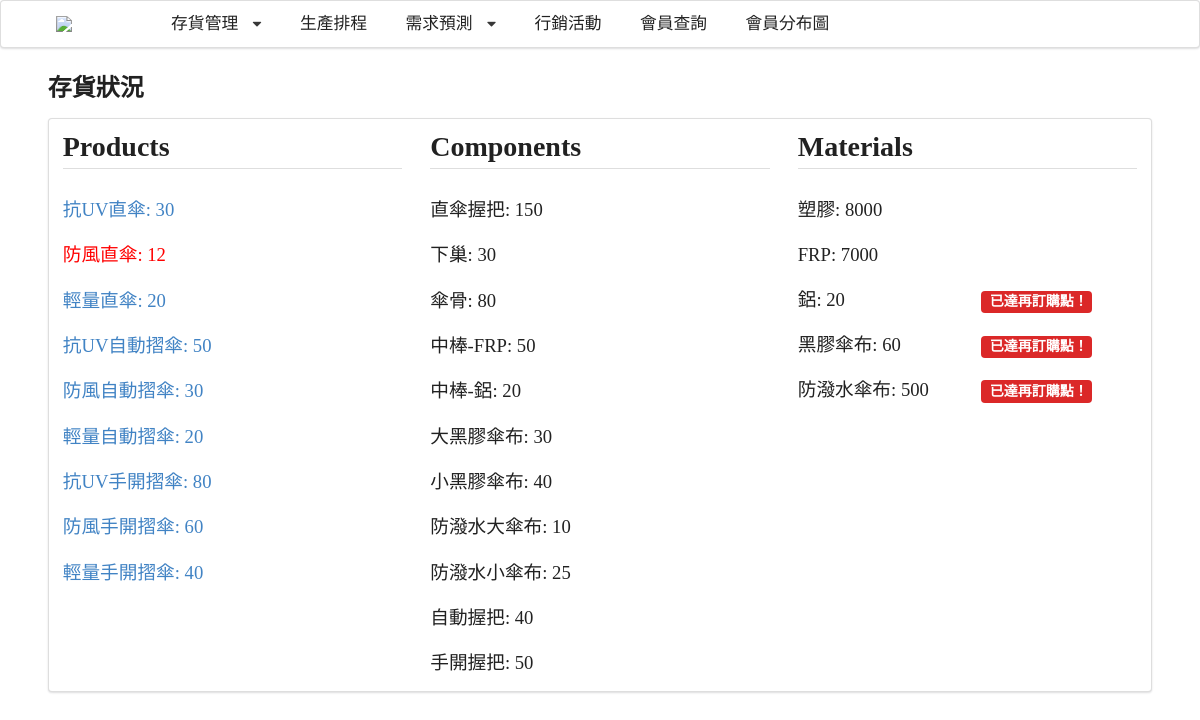
Screenshot of /inventory/ with the database file from the repository.
### apps/inventory/models.py (models this page shows, shortened)
class Product(models.Model):
    number = models.PositiveIntegerField(blank=True, null=True)
    UV = '抗UV'
    WIND = '防風'
    LIGHT = '輕量'
    FEATURE_CHOICES = (
        (UV, '抗UV'),
        (WIND, '防風'),
        (LIGHT, '輕量')
    )
    u_feature = models.CharField(
        max_length=50,
        choices=FEATURE_CHOICES,
        null=True,
    )
    STRAIGHT = '直傘'
    AUTO_F = '自動摺傘'
    MANUAL_F = '手開摺傘'
    TYPE_CHOICES = (
        (STRAIGHT, '直傘'),
        (AUTO_F, '自動摺傘'),
        (MANUAL_F, '手開摺傘')
    )
    u_type = models.CharField(
        max_length=50,
        choices=TYPE_CHOICES,
        null=True,
    )
    inventory = models.PositiveIntegerField(blank=True, null=True)
    price = models.PositiveIntegerField(blank=True, null=True)
    level =  models.PositiveIntegerField(blank=True, null=True)
    components_required = models.ManyToManyField(Component, blank=True)
    @property
    def name(self):
        return '{}{}'.format(self.u_feature, self.u_type)

class Component(models.Model):
    number = models.PositiveIntegerField(blank=True, null=True)
    number_needed = models.PositiveIntegerField(blank=True, null=True)
    name = models.CharField(max_length=30, null=True)
    inventory = models.PositiveIntegerField(blank=True, null=True)
    level =  models.PositiveIntegerField(blank=True, null=True)
    required_material = models.ForeignKey(Material, on_delete=models.SET_NULL, null=True)
    weight = models.PositiveIntegerField(blank=True, null=True)
    component_detail = models.ForeignKey(Component_detail, on_delete=models.CASCADE, null=True, blank=True)

class Material(models.Model):
    number = models.PositiveIntegerField(blank=True, null=True)
    name = models.CharField(max_length=30, null=True)
    inventory = models.PositiveIntegerField(blank=True, null=True)
    level =  models.PositiveIntegerField(blank=True, null=True)
    material_detail = models.ForeignKey(Material_detail, on_delete=models.CASCADE, null=True)

### apps/inventory/views.py (the view)
# urls.py: path('', InventoryList.as_view(), name='list'),
class InventoryList(TemplateView):
    template_name = 'modules/inventory/inventory.html'
    def get_context_data(self, **kwargs):
        context = super(InventoryList, self).get_context_data(**kwargs)
        context['product_list'] = Product.objects.all()
        context['component_list'] = Component.objects.all()
        context['material_list'] = Material.objects.all()
        return context

### templates/modules/inventory/inventory.html (shortened to what this page needs)
{% extends 'base/layout.html' %}
{% block main %}
<h2>存貨狀況</h2>
<div class="ui segment">
    <div class="ui three column grid">
        <div class="column">
            <h1 class="ui dividing header">Products</h1>
            {% for product in product_list %}
                {% if product.inventory < product.level %}
                    <p><a href="{% url 'inventory:product_detail' product.pk %}" style="color:red;">{{ product.name }}: {{ product.inventory }}</a></p>
                {% else %}
                    <p><a href="{% url 'inventory:product_detail' product.pk %}">{{ product.name }}: {{ product.inventory }}</a></p>
                {% endif %}
            {% endfor %}
        </div>
        <div class="column">
            <h1 class="ui dividing header">Components</h1>
            {% for component in component_list %}
                <p>{{ component.name }}: {{ component.inventory }}</p>
            {% endfor %}
        </div>
        <div class="column">
            <h1 class="ui dividing header">Materials</h1>
            <div class="ui two column grid">
                {% for material in material_list %}
                <div class="row">
                    <div class="column">
                        <p>{{ material.name }}: {{ material.inventory }}
                    </div>
                    <div class="column">
                    {% if material.inventory < material.material_detail.eoq %}
                        <p><button class="ui red narrow button">已達再訂購點！</button></p>
                    {% endif %}
                    </div>
                </div>
                {% endfor %}
            </div>
        </div>
    </div>
</div>
{% endblock %}

### templates/base/layout.html (shortened to what this page needs)
<!DOCTYPE html>
<html>
<head>
    {% include "base/style.html" %}
</head>
<body>
    {% include 'components/navbar.html'%}
    <div class="ui container">
        <main>
            {% block main %}
            {% endblock %}
        </main>
    </div>
</body>
</html>

### templates/base/style.html (shortened to what this page needs)
<link rel="stylesheet" href="https://cdn.jsdelivr.net/npm/semantic-ui@2.4.2/dist/semantic.min.css">
{% load static %}
<link rel="stylesheet" href="{% static 'stylesheets/index.css' %}">

### templates/base/script.html (shortened to what this page needs)
{% load static %}

### templates/components/navbar.html (shortened to what this page needs)
<div class="ui borderless main menu c-font">
    <div class="ui container">
        <a class="header item" href="{% url 'homepage' %}">
            <img id="nav-img" src="https://jiuanimation.com/works/1203-umbrella-king-logo.jpg">
        </a>
        <div class="ui simple dropdown item">
            存貨管理 <i class="dropdown icon"></i>
        </div>
        <a class="item" href="{% url 'inventory:schedule_form' %}">生產排程</a>
        <div class="ui simple dropdown item">
            需求預測 <i class="dropdown icon"></i>
        </div>
        <a class="item" href="{% url 'activity:detail' %}">行銷活動</a>
        <a class="item" href="{% url 'member:search' %}">會員查詢</a>
        <a class="item" href="{% url 'member:piechart' %}">會員分布圖</a>
    </div>
</div>

### static/stylesheets/index.css (style rules this page uses)
.container { width: 60%; }
.ui.button { font-family: Microsoft JhengHei; }
.ui.narrow.button { padding: 0.3em 0.3em 0.3em 0.6em; }
.ui.grid>.row { padding-bottom: 0.3rem; }
.ui.menu.c-font { font-family: Microsoft JhengHei; font-size: 1.2rem; }
.ui.menu .item { padding-top: 0.3em; padding-bottom: 0.3em; }
#nav-img { width: 5.5rem; }
h1, h2, h3, h4, h5 { font-family: Microsoft JhengHei!important; }
main p { font-size: 14pt; }

### templates/base/layout.html (style rules this page uses)
main { padding: 1% 1% 15% 1%; font-size: 13pt; font-family: Microsoft JhengHei!important; }

### rows the page displays
Product: name "抗UV直傘", inventory "30"
Product: name "防風直傘", inventory "12"
Product: name "輕量直傘", inventory "20"
Product: name "抗UV自動摺傘", inventory "50"
Product: name "防風自動摺傘", inventory "30"
Product: name "輕量自動摺傘", inventory "20"
Product: name "抗UV手開摺傘", inventory "80"
Product: name "防風手開摺傘", inventory "60"
Product: name "輕量手開摺傘", inventory "40"
Component: name "直傘握把", inventory "150"
Component: name "下巢", inventory "30"
Component: name "傘骨", inventory "80"
Component: name "中棒-FRP", inventory "50"
Component: name "中棒-鋁", inventory "20"
Component: name "大黑膠傘布", inventory "30"
Component: name "小黑膠傘布", inventory "40"
Component: name "防潑水大傘布", inventory "10"
Component: name "防潑水小傘布", inventory "25"
Component: name "自動握把", inventory "40"
Component: name "手開握把", inventory "50"
Material: name "塑膠", inventory "8000"
Material: name "FRP", inventory "7000"
Material: name "鋁", inventory "20", shows "已達再訂購點！"
Material: name "黑膠傘布", inventory "60", shows "已達再訂購點！"
Material: name "防潑水傘布", inventory "500", shows "已達再訂購點！"
